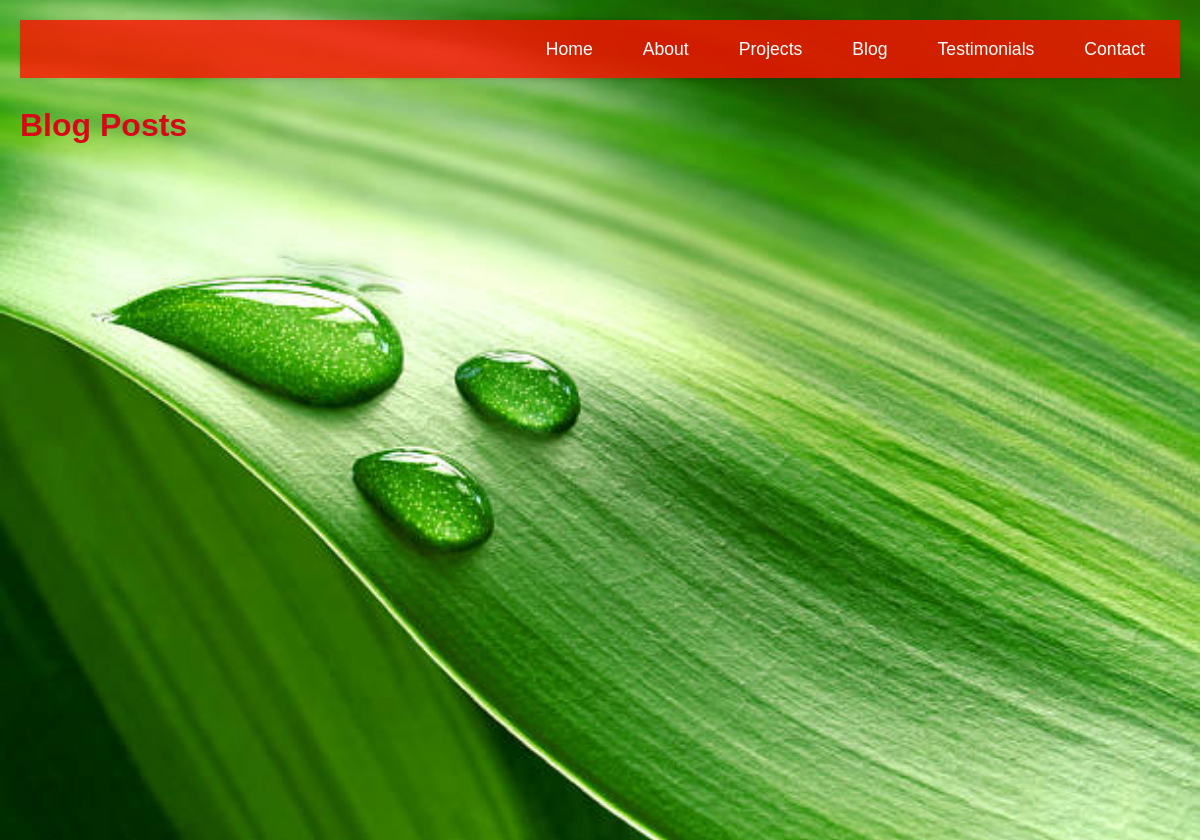
/blog/, run on an earlier commit of the app's database.
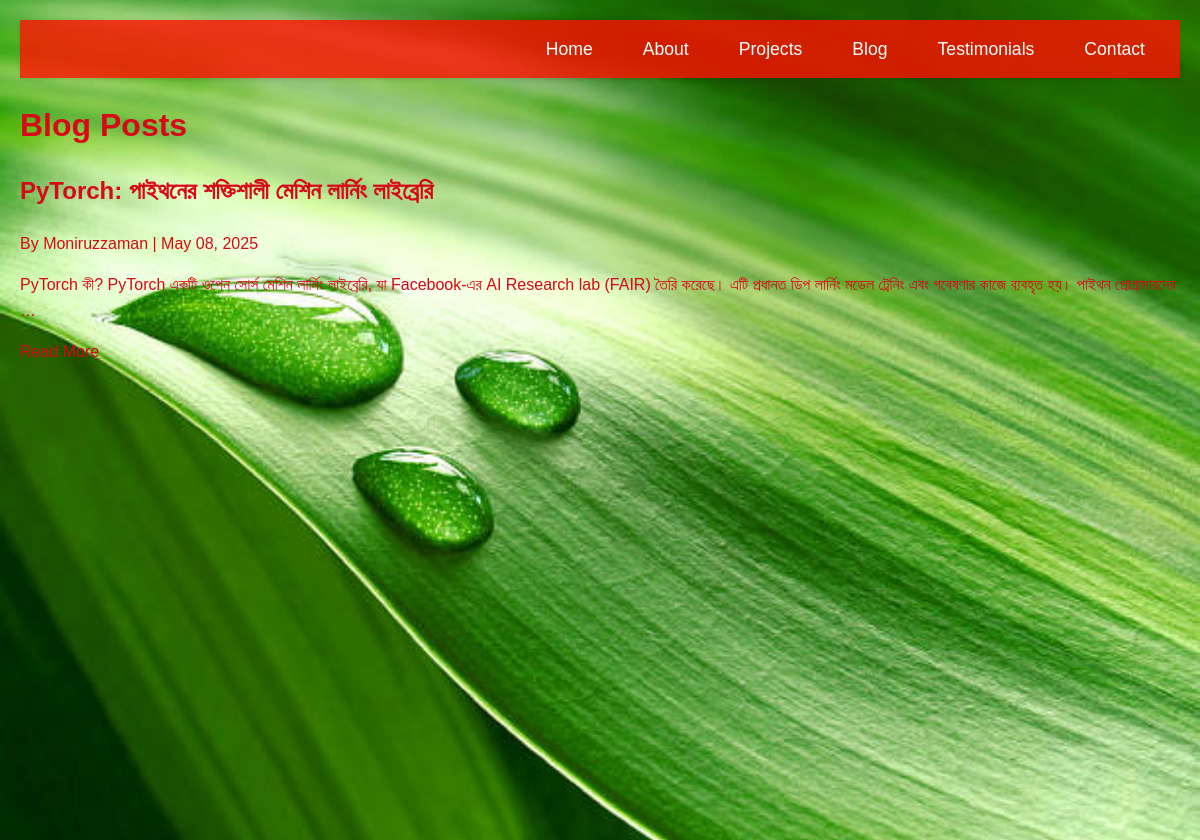
And on a later commit of the database.
### portfolio/models.py (models this page shows, shortened)
class BlogPost(models.Model):
    title = models.CharField(max_length=255)
    content = models.TextField()
    author = models.CharField(max_length=100)
    created_at = models.DateTimeField(auto_now_add=True)
    updated_at = models.DateTimeField(auto_now=True)

### portfolio/views.py (the view)
# urls.py: path('blog/', views.blog, name='blog'),
def blog(request):
    posts = BlogPost.objects.all()
    return render(request, 'blog.html', {'posts': posts})

### portfolio/templates/blog.html
{% extends 'base.html' %}
{% block content %}
<h1>Blog Posts</h1>
<div class="blog-posts-container">
    {% for post in posts %}
    <div class="blog-post-card">
        <h2><a href="{% url 'blog_detail' post.pk %}">{{ post.title }}</a></h2>
        <p class="meta">By {{ post.author }} | {{ post.created_at|date:"F d, Y" }}</p>
        <p>{{ post.content|truncatewords:30 }}</p>
        <a href="{% url 'blog_detail' post.pk %}" class="read-more">Read More</a>
    </div>
    {% endfor %}
</div>
{% endblock %}

What changed in the data, as far as the page shows it:
added BlogPost: title "PyTorch: পাইথনের শক্তিশালী মেশিন লার্নিং লাইব্রেরি", author "Moniruzzaman", created_at "May 08, 2025", content "PyTorch কী? PyTorch একটি ওপেন সোর্স মেশিন লার্নিং লাইব্রেরি, যা Facebook-এর AI Research lab (FAIR) তৈরি করেছে। এটি প্রধানত ডিপ লার্নিং মডেল ট্রেনিং এবং গবেষণার কাজে ব্যবহৃত হয়। পাইথন প্রোগ্রামারদের …"
